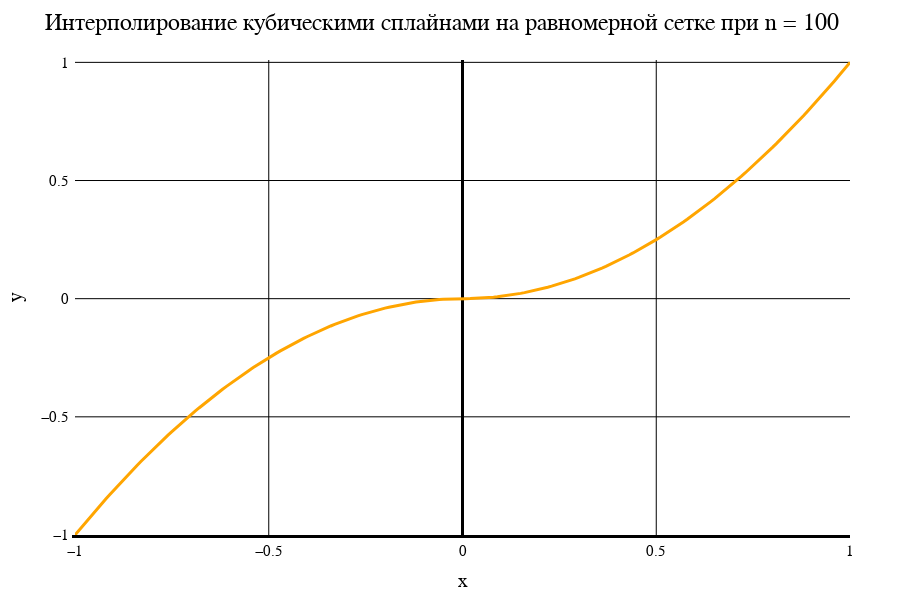

Notebook code cell kept with this figure:
### Markdown cell above
Сплайн. Равномерная сетка

### Code cell
data3[1]

### Figure 1 — Plotly figure (JSON) as saved in the notebook; plotly's stock layout.template omitted (floating-point values rounded to 4 significant figures; data arrays with more than 128 entries replaced by an {"elided": "..."} marker saying what was removed)
{"data": [{"line": {"color": "orange", "width": 3}, "mode": "line", "type": "scatter", "x": {"elided": "201 float values"}, "y": {"elided": "201 float values"}}], "layout": {"coloraxis": {"outlinecolor": "black"}, "font": {"color": "black", "family": "Time New Roman"}, "height": 600, "margin": {"b": 50, "l": 50, "r": 50, "t": 60}, "paper_bgcolor": "white", "plot_bgcolor": "white", "title": {"autosize": false, "font": {"color": "black", "family": "Times New Roman", "size": 24}, "paper_bgcolor": "red", "text": "Интерполирование кубическими сплайнами на равномерной сетке при n = 100"}, "width": 900, "xaxis": {"color": "black", "gridcolor": "black", "gridwidth": 1, "linecolor": "black", "linewidth": 3, "tickfont": {"size": 15}, "title": {"font": {"color": "black", "family": "Times New Roman", "size": 20}, "text": "x"}, "zeroline": true, "zerolinecolor": "black", "zerolinewidth": 3}, "yaxis": {"exponentformat": "power", "gridcolor": "black", "gridwidth": 1, "linewidth": 3, "range": [-1, 1.01], "tickfont": {"size": 15}, "title": {"font": {"color": "black", "family": "Times New Roman", "size": 20}, "text": "y"}, "zeroline": true, "zerolinecolor": "black", "zerolinewidth": 1}}}
